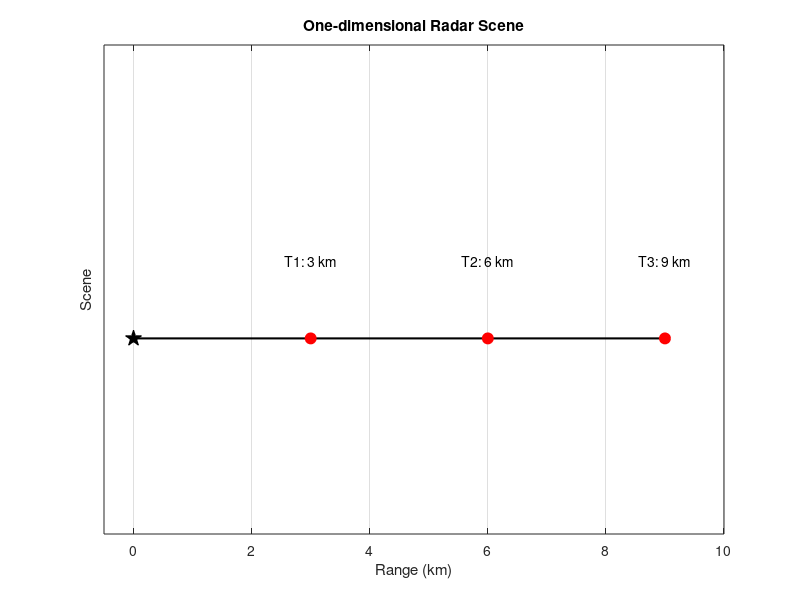
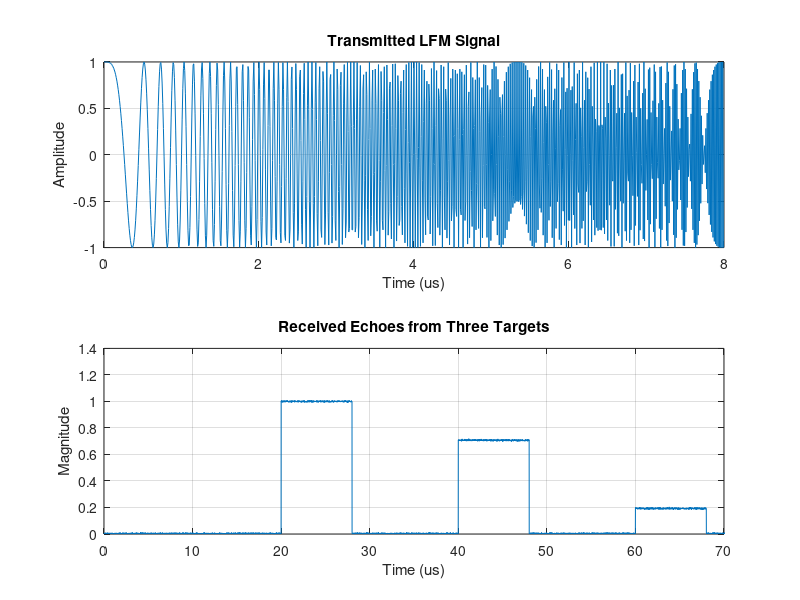

Source code (MATLAB) for these figures, in order: (Note: this script raises an error after producing the figures.)

clear; clc; close all;

%% 1. Radar parameters
c = 3e8;             % Speed of light (m/s)
B = 60e6;             % LFM bandwidth (Hz)
Tp = 8e-6;             % Pulse width (s)
fs = 120e6;            % Sampling frequency (Hz)
PRI = 100e-6;          % Pulse repetition interval (s)
fc = 10e9;             % Example carrier frequency (Hz)

K = B / Tp;            % Chirp slope
lambda = c / fc;       % Wavelength

%% 2. Scene model
radarPos = [0 0];      % Radar position (m)

% Three target positions (m)
targetPos = [
    3000  0
    6000  0
    9000  0
];

% Calculate target ranges
R = sqrt((targetPos(:,1)-radarPos(1)).^2 + ...
         (targetPos(:,2)-radarPos(2)).^2).';

% Example radial velocities and RCS
v = [50 -30 20];       % Velocity (m/s)
RCS = [1 8 3];          % RCS (m^2)

tau = 2 * R / c;        % Round-trip delay
fd = 2 * v / lambda;    % Doppler frequency (Hz)

%% 3. Generate the transmitted LFM pulse
t = 0 : 1/fs : PRI-1/fs;

tx = zeros(size(t));
pulse = (t >= 0) & (t < Tp);

tx(pulse) = exp(1j*pi*K*t(pulse).^2);

%% 4. Simulate the received echoes
% Simplified relative echo amplitude:
% voltage amplitude is proportional to sqrt(RCS)/R^2
amp = sqrt(RCS) ./ (R/1000).^2;
amp = amp / max(amp);

rx = zeros(size(t));

for k = 1:length(R)

    % Time relative to the arrival of target k's echo
    td = t - tau(k);

    % Echo exists only during the delayed pulse
    idx = (td >= 0) & (td < Tp);

    echo = amp(k) ...
        .* exp(1j*pi*K*td(idx).^2) ...
        .* exp(1j*2*pi*fd(k)*t(idx)) ...
        .* exp(-1j*2*pi*fc*tau(k));

    rx(idx) = rx(idx) + echo;
end

% Add complex Gaussian noise
noiseAmp = 0.005;
rx = rx + noiseAmp/sqrt(2) * ...
    (randn(size(rx)) + 1j*randn(size(rx)));

%% 5. Display the radar scene
figure('Name','Radar Scene');

plot([0 max(R)/1000], [0 0], 'k-', ...
    'LineWidth', 1.5);
hold on;

plot(0, 0, 'kp', 'MarkerSize', 12, ...
    'MarkerFaceColor', 'k');

plot(R/1000, zeros(size(R)), 'ro', ...
    'MarkerSize', 8, 'MarkerFaceColor', 'r');

for k = 1:length(R)
    text(R(k)/1000, 0.04, ...
        sprintf('T%d: %.0f km', k, R(k)/1000), ...
        'HorizontalAlignment', 'center');
end

xlabel('Range (km)');
ylabel('Scene');
title('One-dimensional Radar Scene');
xlim([-0.5 10]);
ylim([-0.1 0.15]);
yticks([]);
grid on;

%% 6. Plot transmitted signal and received echoes
figure('Name','LFM Signal and Echoes');

subplot(2,1,1);
plot(t(pulse)*1e6, real(tx(pulse)));
xlabel('Time (us)');
ylabel('Amplitude');
title('Transmitted LFM Signal');
grid on;

subplot(2,1,2);
plot(t*1e6, abs(rx));
xlabel('Time (us)');
ylabel('Magnitude');
title('Received Echoes from Three Targets');
xlim([0 70]);
grid on;
hold on;

for k = 1:length(R)
    xline(tau(k)*1e6, '--', ...
        sprintf('T%d: %.0f km', k, R(k)/1000));
end

%% 7. Print important parameters
fprintf('Range resolution: %.2f m\n', c/(2*B));
fprintf('Maximum unambiguous range: %.1f km\n', ...
    c*PRI/2/1000);

for k = 1:length(R)
    fprintf(['Target %d: R = %.1f km, delay = %.1f us, ' ...
        'RCS = %.1f m^2, velocity = %.1f m/s\n'], ...
        k, R(k)/1000, tau(k)*1e6, RCS(k), v(k));
end





%% 8. Pulse Compression and Automatic Target Detection

% 1. Matched filtering
txPulse = tx(pulse);
mfFilter = conj(fliplr(txPulse));
mfOut = conv(rx, mfFilter, 'full');

% 2. Convert time to range
Npulse = length(txPulse);
tMF = ((0:length(mfOut)-1) - (Npulse-1)) / fs;
rangeMF = c * tMF / 2;
rangeKm = rangeMF / 1000;

% 3. Keep the range of interest (0-12 km)
valid = rangeKm >= 0 & rangeKm <= 12;
rangePlot = rangeKm(valid);
magPlot = abs(mfOut(valid));

% 4. Normalize the range profile in dB
mfDBPlot = 20*log10( ...
    magPlot / (max(magPlot) + eps) + 1e-12);

% 5. Automatic target detection
[pks, locs] = findpeaks(mfDBPlot, rangePlot, ...
    'MinPeakHeight', -25, ...
    'MinPeakDistance', 0.1, ...
    'MinPeakProminence', 5);

% Sort detected targets by range
[locs, order] = sort(locs);
pks = pks(order);

% 6. Print detection results
fprintf('\n===== Target Detection Results =====\n');

if isempty(locs)
    fprintf('No targets detected. Check the threshold.\n');
else
    for k = 1:length(locs)
        fprintf('Target %d: Range = %.3f km, Peak = %.2f dB\n', ...
            k, locs(k), pks(k));
    end
end

% 7. Display pulse compression and detection in ONE figure
figure('Name', 'Pulse Compression and Target Detection');

plot(rangePlot, mfDBPlot, 'b', 'LineWidth', 1.2);
hold on;

% Detected target peaks
plot(locs, pks, 'rv', ...
    'MarkerFaceColor', 'r', 'MarkerSize', 8);

% Label each detected target
for k = 1:length(locs)
    text(locs(k), pks(k), ...
        sprintf('  %.3f km', locs(k)), ...
        'Color', 'r', ...
        'VerticalAlignment', 'bottom', ...
        'HorizontalAlignment', 'left');
end

% Detection threshold
yline(-25, '--k', 'Detection Threshold (-25 dB)');

xlabel('Range (km)');
ylabel('Normalized Magnitude (dB)');
title('Pulse Compression and Automatic Target Detection');

xlim([0 12]);
ylim([-60 5]);
grid on;

legend('Pulse-compressed signal', ...
       'Detected targets', ...
       'Detection threshold', ...
       'Location', 'southwest');
